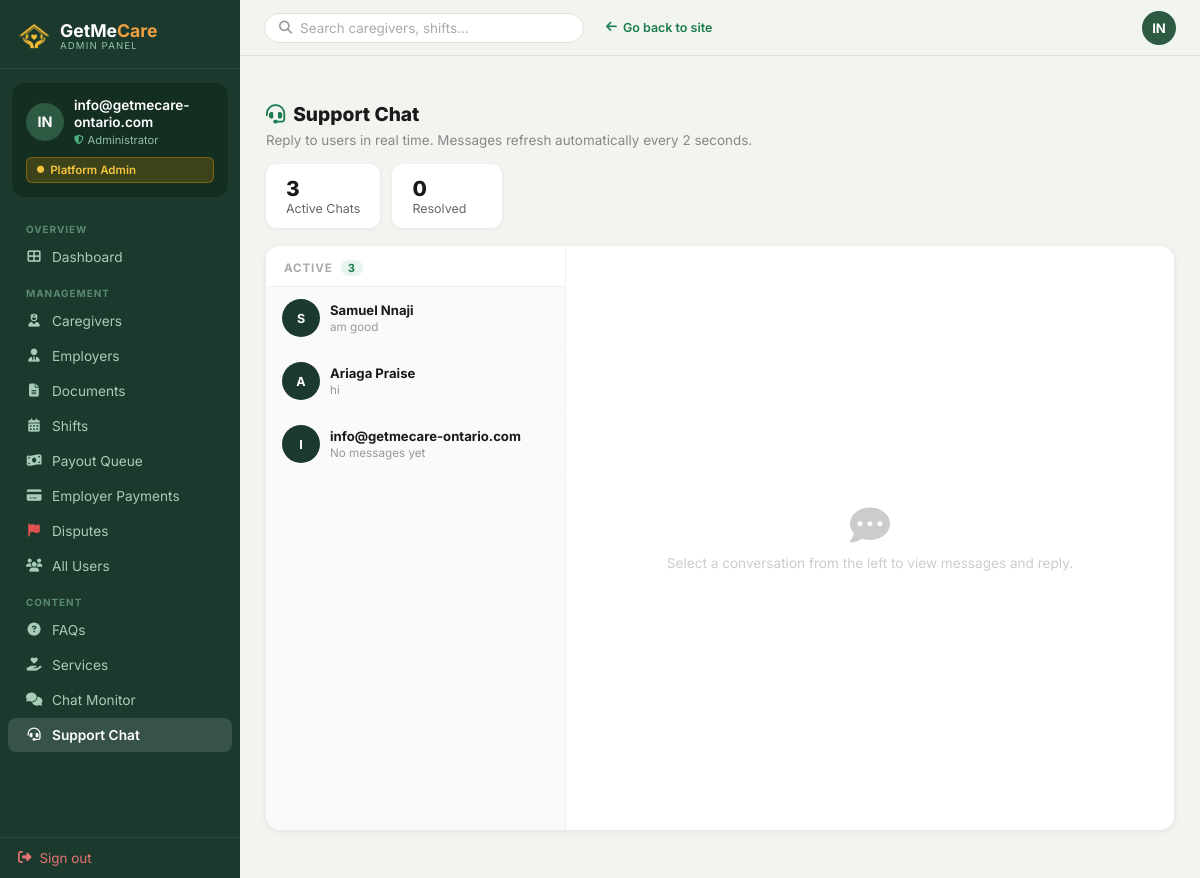
Before: /chatbot/admin/support/ (signed in) with the older database file.
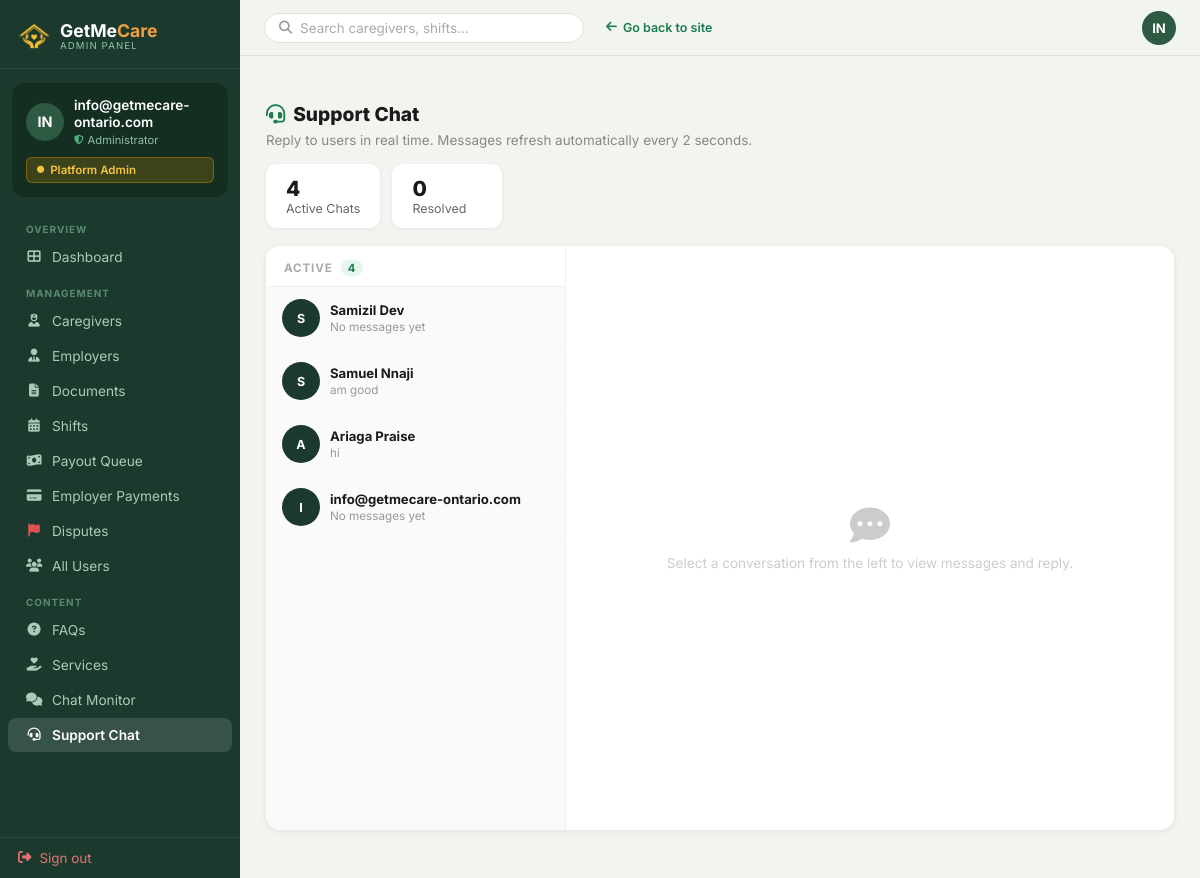
After: the same page with the newer database file.
### Chatbot/models.py (models this page shows, shortened)
class SupportChat(models.Model):
    user = models.ForeignKey(User, on_delete=models.CASCADE, related_name='support_chats')
    is_resolved = models.BooleanField(default=False)
    created_at = models.DateTimeField(auto_now_add=True)
    updated_at = models.DateTimeField(auto_now=True)
    class Meta:
        ordering = ['-updated_at']

class SupportMessage(models.Model):
    chat = models.ForeignKey(SupportChat, on_delete=models.CASCADE, related_name='messages')
    sender = models.ForeignKey(User, on_delete=models.CASCADE, related_name='support_messages')
    body = models.TextField()
    is_read = models.BooleanField(default=False)
    created_at = models.DateTimeField(auto_now_add=True)
    class Meta:
        ordering = ['created_at']

### Account/models.py (models this page shows, shortened)
class CustomUser(AbstractUser):
    EMPLOYER = 'employer'
    CAREGIVER = 'caregiver'
    ROLE_CHOICES = [
        (EMPLOYER, 'Employer / Family'),
        (CAREGIVER, 'Caregiver / PSW'),
    ]
    role = models.CharField(
        max_length=20,
        choices=ROLE_CHOICES,
        default=EMPLOYER,
    )
    phone = models.CharField(max_length=20, blank=True)
    @property
    def is_admin(self):
        return self.is_superuser or self.is_staff
    @property
    def is_employer(self):
        return self.role == self.EMPLOYER and not self.is_admin
    @property
    def is_caregiver(self):
        return self.role == self.CAREGIVER and not self.is_admin

### Chatbot/views.py (the view)
# urls.py: path('admin/support/', views.admin_support, name='admin_support'),
@staff_member_required
def admin_support(request):
    chats = SupportChat.objects.filter(is_resolved=False).select_related('user').order_by('-updated_at')
    resolved = SupportChat.objects.filter(is_resolved=True).select_related('user').order_by('-updated_at')[:50]
    selected_chat = None
    messages = []
    chat_id = request.GET.get('chat')
    if chat_id:
        selected_chat = get_object_or_404(SupportChat, pk=chat_id)
        messages = selected_chat.messages.select_related('sender').all()
    return render(request, 'chat/admin-support.html', {
        'chats': chats,
        'resolved': resolved,
        'selected_chat': selected_chat,
        'messages': messages,
    })

### GETMECARE/context_processors.py (called while the page is built)
def _get_total_unread(user):
    try:
        from django.db.models import Q
        from Chatbot.models import DirectConversation, DirectMessage
        from Account.models import BookingProposal
        unread_msgs = DirectMessage.objects.filter(
            conversation__in=DirectConversation.objects.filter(
                Q(participant_1=user) | Q(participant_2=user)
            ),
            is_read=False
        ).exclude(sender=user).count()
        unread_proposals = 0
        if getattr(user, 'is_employer', False):
            unread_proposals = BookingProposal.objects.filter(
                employer=user,
                status=BookingProposal.STATUS_PENDING,
                is_read=False,
            ).count()
        return unread_msgs + unread_proposals
    except Exception:
        return 0

def _get_support_unread_count(user):
    try:
        from Chatbot.models import SupportMessage
        return SupportMessage.objects.filter(
            chat__user=user,
            is_read=False,
        ).exclude(sender=user).count()
    except Exception:
        return 0

### templates/chat/admin-support.html (shortened to what the changed rows need)
{% extends "AdminApp/base_admin.html" %}
{% block content %}
<div class="asc-stats">
  <div class="asc-stat"><strong>{{ chats|length }}</strong> Active Chats</div>
</div>
<div class="asc-grid">
  <div class="asc-sidebar tab-active" id="asc-sidebar">
    <div class="asc-sidebar-header">
      Active
      {% if chats %}<span class="asc-badge-count">{{ chats|length }}</span>{% endif %}
    </div>
    {% for chat in chats %}
    <a href="?chat={{ chat.pk }}"
       class="asc-conv-item {% if selected_chat and selected_chat.pk == chat.pk %}active{% endif %}">
      <div class="asc-conv-av">
        {% if chat.user.first_name %}{{ chat.user.first_name|first|upper }}{% else %}{{ chat.user.username|first|upper }}{% endif %}
      </div>
      <div class="asc-conv-info">
        <div class="asc-conv-name">{{ chat.user.get_full_name|default:chat.user.username }}</div>
        <div class="asc-conv-preview">
          {% with last=chat.messages.last %}
            {% if last %}{{ last.body|truncatechars:38 }}{% else %}No messages yet{% endif %}
          {% endwith %}
        </div>
      </div>
    </a>
    {% empty %}
    <div style="padding:30px 18px;text-align:center;color:#ccc;font-size:.82rem">
      <i class="fas fa-comment-slash" style="display:block;font-size:1.6rem;margin-bottom:8px;color:#ddd"></i>
      No active support chats
    </div>
    {% endfor %}
  </div>
</div>
{% endblock %}

Changed rows visible on the page:
added SupportChat: user.first_name|first "S", user.get_full_name "Samizil Dev", shows "No messages yet"
Other visible differences:
{{ chats|length }}: "3" → "4"
